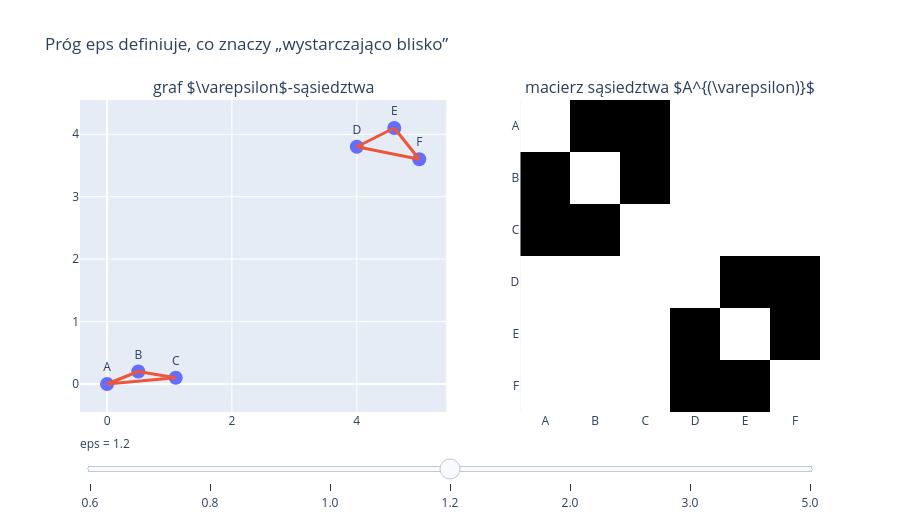
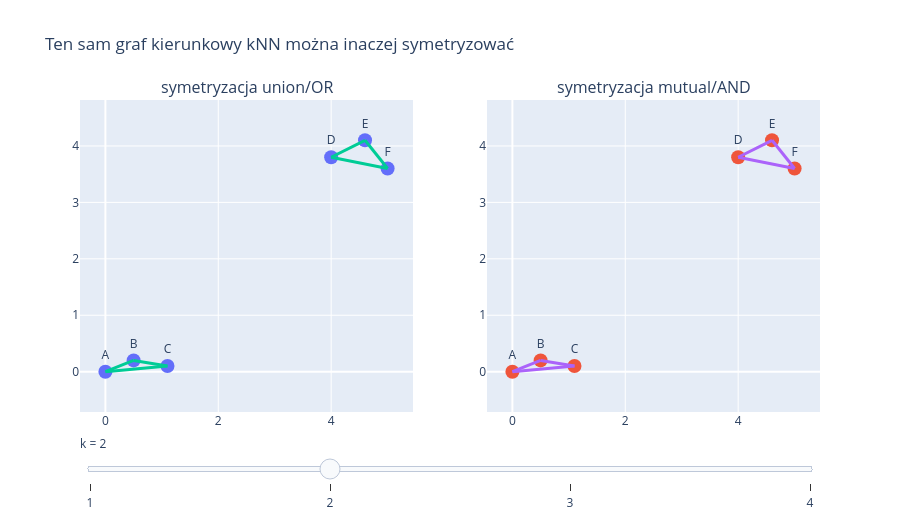

Notebook code cell kept with these figures, in order:
### Markdown cell above
## 7. Interaktywny panel: jak $\varepsilon$ i $k$ zmieniają graf?

To jest najlepszy moment na krótką demonstrację na żywo.

Pierwszy panel pokazuje graf $\varepsilon$-sąsiedztwa: przesuwamy próg $\varepsilon$ i obserwujemy, kiedy dwie lokalne grupy zaczynają się łączyć.

Drugi panel pokazuje graf kNN: zmieniamy $k$ i porównujemy symetryzację `union/OR` z `mutual/AND`.

Najważniejsze pytanie dla słuchaczy:

> czy parametr techniczny tylko „reguluje wykres”, czy faktycznie zmienia definicję lokalności?

### Code cell
import plotly.graph_objects as go
from plotly.subplots import make_subplots
from pathlib import Path

html_dir = Path('../html')
html_dir.mkdir(parents=True, exist_ok=True)

def edge_xy_for_plotly(X, A, directed=False):
    xs, ys = [], []
    n = A.shape[0]
    for i in range(n):
        for j in range(n):
            if i == j or A[i, j] == 0:
                continue
            if not directed and j <= i:
                continue
            xs.extend([X[i, 0], X[j, 0], None])
            ys.extend([X[i, 1], X[j, 1], None])
    return xs, ys

# Panel 1: epsilon-neighborhood -------------------------------------------------
eps_values = [0.6, 0.8, 1.0, 1.2, 2.0, 3.0, 5.0]
active_eps_idx = eps_values.index(1.2)

fig_eps = make_subplots(
    rows=1, cols=2,
    subplot_titles=('graf $\\varepsilon$-sąsiedztwa', 'macierz sąsiedztwa $A^{(\\varepsilon)}$'),
    specs=[[{'type': 'scatter'}, {'type': 'heatmap'}]],
    column_widths=[0.55, 0.45]
)

fig_eps.add_trace(
    go.Scatter(
        x=X[:, 0], y=X[:, 1], mode='markers+text', text=labels,
        textposition='top center', marker=dict(size=14), name='punkty', showlegend=False
    ),
    row=1, col=1
)

for idx, eps_value in enumerate(eps_values):
    A_eps = adjacency_eps(D, eps_value)
    xs, ys = edge_xy_for_plotly(X, A_eps, directed=False)
    visible = idx == active_eps_idx
    edge_count = int(A_eps.sum() // 2)
    fig_eps.add_trace(
        go.Scatter(
            x=xs, y=ys, mode='lines', name=f'krawędzie, eps={eps_value}',
            visible=visible, hoverinfo='skip', showlegend=False, line=dict(width=3)
        ),
        row=1, col=1
    )
    fig_eps.add_trace(
        go.Heatmap(
            z=A_eps, x=labels, y=labels, zmin=0, zmax=1,
            colorscale='Greys', showscale=False, visible=visible,
            hovertemplate='i=%{y}<br>j=%{x}<br>A=%{z}<extra></extra>'
        ),
        row=1, col=2
    )

steps = []
for idx, eps_value in enumerate(eps_values):
    A_eps = adjacency_eps(D, eps_value)
    edge_count = int(A_eps.sum() // 2)
    visible = [True] + [False] * (2 * len(eps_values))
    visible[1 + 2 * idx] = True
    visible[1 + 2 * idx + 1] = True
    steps.append(dict(
        method='update',
        label=str(eps_value),
        args=[{'visible': visible},
              {'title': f'Próg eps={eps_value}: liczba krawędzi={edge_count}'}]
    ))

fig_eps.update_layout(
    title='Próg eps definiuje, co znaczy „wystarczająco blisko”',
    sliders=[dict(active=active_eps_idx, currentvalue={'prefix': 'eps = '}, steps=steps)],
    height=520
)
fig_eps.update_xaxes(scaleanchor='y', scaleratio=1, row=1, col=1)
fig_eps.update_yaxes(autorange='reversed', row=1, col=2)
fig_eps.write_html(html_dir / '0_1_panel_eps_sasiedztwo.html', include_plotlyjs='cdn')
fig_eps.show()

# Panel 2: kNN union vs mutual ---------------------------------------------------
k_values = [1, 2, 3, 4]
active_k_idx = 1

fig_knn = make_subplots(
    rows=1, cols=2,
    subplot_titles=('symetryzacja union/OR', 'symetryzacja mutual/AND'),
    specs=[[{'type': 'scatter'}, {'type': 'scatter'}]],
    column_widths=[0.5, 0.5]
)

for col in [1, 2]:
    fig_knn.add_trace(
        go.Scatter(
            x=X[:, 0], y=X[:, 1], mode='markers+text', text=labels,
            textposition='top center', marker=dict(size=14), name='punkty', showlegend=False
        ),
        row=1, col=col
    )

for idx, k_value in enumerate(k_values):
    A_dir = knn_adjacency(D, k_value)
    A_union = sym_union(A_dir)
    A_mutual = sym_mutual(A_dir)
    visible = idx == active_k_idx
    for A_plot, col, variant in [(A_union, 1, 'union'), (A_mutual, 2, 'mutual')]:
        xs, ys = edge_xy_for_plotly(X, A_plot, directed=False)
        fig_knn.add_trace(
            go.Scatter(
                x=xs, y=ys, mode='lines', visible=visible,
                name=f'{variant}, k={k_value}', hoverinfo='skip', showlegend=False,
                line=dict(width=3)
            ),
            row=1, col=col
        )

steps = []
for idx, k_value in enumerate(k_values):
    A_dir = knn_adjacency(D, k_value)
    A_union = sym_union(A_dir)
    A_mutual = sym_mutual(A_dir)
    visible = [True, True] + [False] * (2 * len(k_values))
    visible[2 + 2 * idx] = True
    visible[2 + 2 * idx + 1] = True
    steps.append(dict(
        method='update',
        label=str(k_value),
        args=[{'visible': visible},
              {'title': f'k={k_value}: union ma {int(A_union.sum()//2)} krawędzi, mutual ma {int(A_mutual.sum()//2)} krawędzi'}]
    ))

fig_knn.update_layout(
    title='Ten sam graf kierunkowy kNN można inaczej symetryzować',
    sliders=[dict(active=active_k_idx, currentvalue={'prefix': 'k = '}, steps=steps)],
    height=520
)
fig_knn.update_xaxes(scaleanchor='y', scaleratio=1, row=1, col=1)
fig_knn.update_xaxes(scaleanchor='y2', scaleratio=1, row=1, col=2)
fig_knn.write_html(html_dir / '0_1_panel_knn_union_mutual.html', include_plotlyjs='cdn')
fig_knn.show()

### Figure 1 — Plotly figure (JSON) as saved in the notebook; plotly's stock layout.template omitted (floating-point values rounded to 4 significant figures)
{"data": [{"marker": {"size": 14}, "mode": "markers+text", "name": "punkty", "showlegend": false, "text": ["A", "B", "C", "D", "E", "F"], "textposition": "top center", "type": "scatter", "x": [0.0, 0.5, 1.1, 4.0, 4.6, 5.0], "xaxis": "x", "y": [0.0, 0.2, 0.1, 3.8, 4.1, 3.6], "yaxis": "y"}, {"hoverinfo": "skip", "line": {"width": 3}, "mode": "lines", "name": "krawędzie, eps=0.6", "showlegend": false, "type": "scatter", "visible": false, "x": [0.0, 0.5, null], "xaxis": "x", "y": [0.0, 0.2, null], "yaxis": "y"}, {"colorscale": [[0.0, "rgb(255,255,255)"], [0.125, "rgb(240,240,240)"], [0.25, "rgb(217,217,217)"], [0.375, "rgb(189,189,189)"], [0.5, "rgb(150,150,150)"], [0.625, "rgb(115,115,115)"], [0.75, "rgb(82,82,82)"], [0.875, "rgb(37,37,37)"], [1.0, "rgb(0,0,0)"]], "hovertemplate": "i=%{y}<br>j=%{x}<br>A=%{z}<extra></extra>", "showscale": false, "type": "heatmap", "visible": false, "x": ["A", "B", "C", "D", "E", "F"], "xaxis": "x2", "y": ["A", "B", "C", "D", "E", "F"], "yaxis": "y2", "z": [[0, 1, 0, 0, 0, 0], [1, 0, 0, 0, 0, 0], [0, 0, 0, 0, 0, 0], [0, 0, 0, 0, 0, 0], [0, 0, 0, 0, 0, 0], [0, 0, 0, 0, 0, 0]], "zmax": 1, "zmin": 0}, {"hoverinfo": "skip", "line": {"width": 3}, "mode": "lines", "name": "krawędzie, eps=0.8", "showlegend": false, "type": "scatter", "visible": false, "x": [0.0, 0.5, null, 0.5, 1.1, null, 4.0, 4.6, null, 4.6, 5.0, null], "xaxis": "x", "y": [0.0, 0.2, null, 0.2, 0.1, null, 3.8, 4.1, null, 4.1, 3.6, null], "yaxis": "y"}, {"colorscale": [[0.0, "rgb(255,255,255)"], [0.125, "rgb(240,240,240)"], [0.25, "rgb(217,217,217)"], [0.375, "rgb(189,189,189)"], [0.5, "rgb(150,150,150)"], [0.625, "rgb(115,115,115)"], [0.75, "rgb(82,82,82)"], [0.875, "rgb(37,37,37)"], [1.0, "rgb(0,0,0)"]], "hovertemplate": "i=%{y}<br>j=%{x}<br>A=%{z}<extra></extra>", "showscale": false, "type": "heatmap", "visible": false, "x": ["A", "B", "C", "D", "E", "F"], "xaxis": "x2", "y": ["A", "B", "C", "D", "E", "F"], "yaxis": "y2", "z": [[0, 1, 0, 0, 0, 0], [1, 0, 1, 0, 0, 0], [0, 1, 0, 0, 0, 0], [0, 0, 0, 0, 1, 0], [0, 0, 0, 1, 0, 1], [0, 0, 0, 0, 1, 0]], "zmax": 1, "zmin": 0}, {"hoverinfo": "skip", "line": {"width": 3}, "mode": "lines", "name": "krawędzie, eps=1.0", "showlegend": false, "type": "scatter", "visible": false, "x": [0.0, 0.5, null, 0.5, 1.1, null, 4.0, 4.6, null, 4.6, 5.0, null], "xaxis": "x", "y": [0.0, 0.2, null, 0.2, 0.1, null, 3.8, 4.1, null, 4.1, 3.6, null], "yaxis": "y"}, {"colorscale": [[0.0, "rgb(255,255,255)"], [0.125, "rgb(240,240,240)"], [0.25, "rgb(217,217,217)"], [0.375, "rgb(189,189,189)"], [0.5, "rgb(150,150,150)"], [0.625, "rgb(115,115,115)"], [0.75, "rgb(82,82,82)"], [0.875, "rgb(37,37,37)"], [1.0, "rgb(0,0,0)"]], "hovertemplate": "i=%{y}<br>j=%{x}<br>A=%{z}<extra></extra>", "showscale": false, "type": "heatmap", "visible": false, "x": ["A", "B", "C", "D", "E", "F"], "xaxis": "x2", "y": ["A", "B", "C", "D", "E", "F"], "yaxis": "y2", "z": [[0, 1, 0, 0, 0, 0], [1, 0, 1, 0, 0, 0], [0, 1, 0, 0, 0, 0], [0, 0, 0, 0, 1, 0], [0, 0, 0, 1, 0, 1], [0, 0, 0, 0, 1, 0]], "zmax": 1, "zmin": 0}, {"hoverinfo": "skip", "line": {"width": 3}, "mode": "lines", "name": "krawędzie, eps=1.2", "showlegend": false, "type": "scatter", "visible": true, "x": [0.0, 0.5, null, 0.0, 1.1, null, 0.5, 1.1, null, 4.0, 4.6, null, 4.0, 5.0, null, 4.6, 5.0, null], "xaxis": "x", "y": [0.0, 0.2, null, 0.0, 0.1, null, 0.2, 0.1, null, 3.8, 4.1, null, 3.8, 3.6, null, 4.1, 3.6, null], "yaxis": "y"}, {"colorscale": [[0.0, "rgb(255,255,255)"], [0.125, "rgb(240,240,240)"], [0.25, "rgb(217,217,217)"], [0.375, "rgb(189,189,189)"], [0.5, "rgb(150,150,150)"], [0.625, "rgb(115,115,115)"], [0.75, "rgb(82,82,82)"], [0.875, "rgb(37,37,37)"], [1.0, "rgb(0,0,0)"]], "hovertemplate": "i=%{y}<br>j=%{x}<br>A=%{z}<extra></extra>", "showscale": false, "type": "heatmap", "visible": true, "x": ["A", "B", "C", "D", "E", "F"], "xaxis": "x2", "y": ["A", "B", "C", "D", "E", "F"], "yaxis": "y2", "z": [[0, 1, 1, 0, 0, 0], [1, 0, 1, 0, 0, 0], [1, 1, 0, 0, 0, 0], [0, 0, 0, 0, 1, 1], [0, 0, 0, 1, 0, 1], [0, 0, 0, 1, 1, 0]], "zmax": 1, "zmin": 0}, {"hoverinfo": "skip", "line": {"width": 3}, "mode": "lines", "name": "krawędzie, eps=2.0", "showlegend": false, "type": "scatter", "visible": false, "x": [0.0, 0.5, null, 0.0, 1.1, null, 0.5, 1.1, null, 4.0, 4.6, null, 4.0, 5.0, null, 4.6, 5.0, null], "xaxis": "x", "y": [0.0, 0.2, null, 0.0, 0.1, null, 0.2, 0.1, null, 3.8, 4.1, null, 3.8, 3.6, null, 4.1, 3.6, null], "yaxis": "y"}, {"colorscale": [[0.0, "rgb(255,255,255)"], [0.125, "rgb(240,240,240)"], [0.25, "rgb(217,217,217)"], [0.375, "rgb(189,189,189)"], [0.5, "rgb(150,150,150)"], [0.625, "rgb(115,115,115)"], [0.75, "rgb(82,82,82)"], [0.875, "rgb(37,37,37)"], [1.0, "rgb(0,0,0)"]], "hovertemplate": "i=%{y}<br>j=%{x}<br>A=%{z}<extra></extra>", "showscale": false, "type": "heatmap", "visible": false, "x": ["A", "B", "C", "D", "E", "F"], "xaxis": "x2", "y": ["A", "B", "C", "D", "E", "F"], "yaxis": "y2", "z": [[0, 1, 1, 0, 0, 0], [1, 0, 1, 0, 0, 0], [1, 1, 0, 0, 0, 0], [0, 0, 0, 0, 1, 1], [0, 0, 0, 1, 0, 1], [0, 0, 0, 1, 1, 0]], "zmax": 1, "zmin": 0}, {"hoverinfo": "skip", "line": {"width": 3}, "mode": "lines", "name": "krawędzie, eps=3.0", "showlegend": false, "type": "scatter", "visible": false, "x": [0.0, 0.5, null, 0.0, 1.1, null, 0.5, 1.1, null, 4.0, 4.6, null, 4.0, 5.0, null, 4.6, 5.0, null], "xaxis": "x", "y": [0.0, 0.2, null, 0.0, 0.1, null, 0.2, 0.1, null, 3.8, 4.1, null, 3.8, 3.6, null, 4.1, 3.6, null], "yaxis": "y"}, {"colorscale": [[0.0, "rgb(255,255,255)"], [0.125, "rgb(240,240,240)"], [0.25, "rgb(217,217,217)"], [0.375, "rgb(189,189,189)"], [0.5, "rgb(150,150,150)"], [0.625, "rgb(115,115,115)"], [0.75, "rgb(82,82,82)"], [0.875, "rgb(37,37,37)"], [1.0, "rgb(0,0,0)"]], "hovertemplate": "i=%{y}<br>j=%{x}<br>A=%{z}<extra></extra>", "showscale": false, "type": "heatmap", "visible": false, "x": ["A", "B", "C", "D", "E", "F"], "xaxis": "x2", "y": ["A", "B", "C", "D", "E", "F"], "yaxis": "y2", "z": [[0, 1, 1, 0, 0, 0], [1, 0, 1, 0, 0, 0], [1, 1, 0, 0, 0, 0], [0, 0, 0, 0, 1, 1], [0, 0, 0, 1, 0, 1], [0, 0, 0, 1, 1, 0]], "zmax": 1, "zmin": 0}, {"hoverinfo": "skip", "line": {"width": 3}, "mode": "lines", "name": "krawędzie, eps=5.0", "showlegend": false, "type": "scatter", "visible": false, "x": [0.0, 0.5, null, 0.0, 1.1, null, 0.5, 1.1, null, 1.1, 4.0, null, 4.0, 4.6, null, 4.0, 5.0, null, 4.6, 5.0, null], "xaxis": "x", "y": [0.0, 0.2, null, 0.0, 0.1, null, 0.2, 0.1, null, 0.1, 3.8, null, 3.8, 4.1, null, 3.8, 3.6, null, 4.1, 3.6, null], "yaxis": "y"}, {"colorscale": [[0.0, "rgb(255,255,255)"], [0.125, "rgb(240,240,240)"], [0.25, "rgb(217,217,217)"], [0.375, "rgb(189,189,189)"], [0.5, "rgb(150,150,150)"], [0.625, "rgb(115,115,115)"], [0.75, "rgb(82,82,82)"], [0.875, "rgb(37,37,37)"], [1.0, "rgb(0,0,0)"]], "hovertemplate": "i=%{y}<br>j=%{x}<br>A=%{z}<extra></extra>", "showscale": false, "type": "heatmap", "visible": false, "x": ["A", "B", "C", "D", "E", "F"], "xaxis": "x2", "y": ["A", "B", "C", "D", "E", "F"], "yaxis": "y2", "z": [[0, 1, 1, 0, 0, 0], [1, 0, 1, 0, 0, 0], [1, 1, 0, 1, 0, 0], [0, 0, 1, 0, 1, 1], [0, 0, 0, 1, 0, 1], [0, 0, 0, 1, 1, 0]], "zmax": 1, "zmin": 0}], "layout": {"annotations": [{"font": {"size": 16}, "showarrow": false, "text": "graf $\\varepsilon$-sąsiedztwa", "x": 0.2475, "xanchor": "center", "xref": "paper", "y": 1.0, "yanchor": "bottom", "yref": "paper"}, {"font": {"size": 16}, "showarrow": false, "text": "macierz sąsiedztwa $A^{(\\varepsilon)}$", "x": 0.7975, "xanchor": "center", "xref": "paper", "y": 1.0, "yanchor": "bottom", "yref": "paper"}], "height": 520, "sliders": [{"active": 3, "currentvalue": {"prefix": "eps = "}, "steps": [{"args": [{"visible": [true, true, true, false, false, false, false, false, false, false, false, false, false, false, false]}, {"title": "Próg eps=0.6: liczba krawędzi=1"}], "label": "0.6", "method": "update"}, {"args": [{"visible": [true, false, false, true, true, false, false, false, false, false, false, false, false, false, false]}, {"title": "Próg eps=0.8: liczba krawędzi=4"}], "label": "0.8", "method": "update"}, {"args": [{"visible": [true, false, false, false, false, true, true, false, false, false, false, false, false, false, false]}, {"title": "Próg eps=1.0: liczba krawędzi=4"}], "label": "1.0", "method": "update"}, {"args": [{"visible": [true, false, false, false, false, false, false, true, true, false, false, false, false, false, false]}, {"title": "Próg eps=1.2: liczba krawędzi=6"}], "label": "1.2", "method": "update"}, {"args": [{"visible": [true, false, false, false, false, false, false, false, false, true, true, false, false, false, false]}, {"title": "Próg eps=2.0: liczba krawędzi=6"}], "label": "2.0", "method": "update"}, {"args": [{"visible": [true, false, false, false, false, false, false, false, false, false, false, true, true, false, false]}, {"title": "Próg eps=3.0: liczba krawędzi=6"}], "label": "3.0", "method": "update"}, {"args": [{"visible": [true, false, false, false, false, false, false, false, false, false, false, false, false, true, true]}, {"title": "Próg eps=5.0: liczba krawędzi=7"}], "label": "5.0", "method": "update"}]}], "title": {"text": "Próg eps definiuje, co znaczy „wystarczająco blisko”"}, "xaxis": {"anchor": "y", "domain": [0.0, 0.495], "scaleanchor": "y", "scaleratio": 1}, "xaxis2": {"anchor": "y2", "domain": [0.595, 1.0]}, "yaxis": {"anchor": "x", "domain": [0.0, 1.0]}, "yaxis2": {"anchor": "x2", "autorange": "reversed", "domain": [0.0, 1.0]}}}

### Figure 2 — Plotly figure (JSON) as saved in the notebook; plotly's stock layout.template omitted (floating-point values rounded to 4 significant figures)
{"data": [{"marker": {"size": 14}, "mode": "markers+text", "name": "punkty", "showlegend": false, "text": ["A", "B", "C", "D", "E", "F"], "textposition": "top center", "type": "scatter", "x": [0.0, 0.5, 1.1, 4.0, 4.6, 5.0], "xaxis": "x", "y": [0.0, 0.2, 0.1, 3.8, 4.1, 3.6], "yaxis": "y"}, {"marker": {"size": 14}, "mode": "markers+text", "name": "punkty", "showlegend": false, "text": ["A", "B", "C", "D", "E", "F"], "textposition": "top center", "type": "scatter", "x": [0.0, 0.5, 1.1, 4.0, 4.6, 5.0], "xaxis": "x2", "y": [0.0, 0.2, 0.1, 3.8, 4.1, 3.6], "yaxis": "y2"}, {"hoverinfo": "skip", "line": {"width": 3}, "mode": "lines", "name": "union, k=1", "showlegend": false, "type": "scatter", "visible": false, "x": [0.0, 0.5, null, 0.5, 1.1, null, 4.0, 4.6, null, 4.6, 5.0, null], "xaxis": "x", "y": [0.0, 0.2, null, 0.2, 0.1, null, 3.8, 4.1, null, 4.1, 3.6, null], "yaxis": "y"}, {"hoverinfo": "skip", "line": {"width": 3}, "mode": "lines", "name": "mutual, k=1", "showlegend": false, "type": "scatter", "visible": false, "x": [0.0, 0.5, null, 4.6, 5.0, null], "xaxis": "x2", "y": [0.0, 0.2, null, 4.1, 3.6, null], "yaxis": "y2"}, {"hoverinfo": "skip", "line": {"width": 3}, "mode": "lines", "name": "union, k=2", "showlegend": false, "type": "scatter", "visible": true, "x": [0.0, 0.5, null, 0.0, 1.1, null, 0.5, 1.1, null, 4.0, 4.6, null, 4.0, 5.0, null, 4.6, 5.0, null], "xaxis": "x", "y": [0.0, 0.2, null, 0.0, 0.1, null, 0.2, 0.1, null, 3.8, 4.1, null, 3.8, 3.6, null, 4.1, 3.6, null], "yaxis": "y"}, {"hoverinfo": "skip", "line": {"width": 3}, "mode": "lines", "name": "mutual, k=2", "showlegend": false, "type": "scatter", "visible": true, "x": [0.0, 0.5, null, 0.0, 1.1, null, 0.5, 1.1, null, 4.0, 4.6, null, 4.0, 5.0, null, 4.6, 5.0, null], "xaxis": "x2", "y": [0.0, 0.2, null, 0.0, 0.1, null, 0.2, 0.1, null, 3.8, 4.1, null, 3.8, 3.6, null, 4.1, 3.6, null], "yaxis": "y2"}, {"hoverinfo": "skip", "line": {"width": 3}, "mode": "lines", "name": "union, k=3", "showlegend": false, "type": "scatter", "visible": false, "x": [0.0, 0.5, null, 0.0, 1.1, null, 0.0, 4.0, null, 0.5, 1.1, null, 0.5, 4.0, null, 1.1, 4.0, null, 1.1, 4.6, null, 1.1, 5.0, null, 4.0, 4.6, null, 4.0, 5.0, null, 4.6, 5.0, null], "xaxis": "x", "y": [0.0, 0.2, null, 0.0, 0.1, null, 0.0, 3.8, null, 0.2, 0.1, null, 0.2, 3.8, null, 0.1, 3.8, null, 0.1, 4.1, null, 0.1, 3.6, null, 3.8, 4.1, null, 3.8, 3.6, null, 4.1, 3.6, null], "yaxis": "y"}, {"hoverinfo": "skip", "line": {"width": 3}, "mode": "lines", "name": "mutual, k=3", "showlegend": false, "type": "scatter", "visible": false, "x": [0.0, 0.5, null, 0.0, 1.1, null, 0.5, 1.1, null, 1.1, 4.0, null, 4.0, 4.6, null, 4.0, 5.0, null, 4.6, 5.0, null], "xaxis": "x2", "y": [0.0, 0.2, null, 0.0, 0.1, null, 0.2, 0.1, null, 0.1, 3.8, null, 3.8, 4.1, null, 3.8, 3.6, null, 4.1, 3.6, null], "yaxis": "y2"}, {"hoverinfo": "skip", "line": {"width": 3}, "mode": "lines", "name": "union, k=4", "showlegend": false, "type": "scatter", "visible": false, "x": [0.0, 0.5, null, 0.0, 1.1, null, 0.0, 4.0, null, 0.0, 5.0, null, 0.5, 1.1, null, 0.5, 4.0, null, 0.5, 4.6, null, 0.5, 5.0, null, 1.1, 4.0, null, 1.1, 4.6, null, 1.1, 5.0, null, 4.0, 4.6, null, 4.0, 5.0, null, 4.6, 5.0, null], "xaxis": "x", "y": [0.0, 0.2, null, 0.0, 0.1, null, 0.0, 3.8, null, 0.0, 3.6, null, 0.2, 0.1, null, 0.2, 3.8, null, 0.2, 4.1, null, 0.2, 3.6, null, 0.1, 3.8, null, 0.1, 4.1, null, 0.1, 3.6, null, 3.8, 4.1, null, 3.8, 3.6, null, 4.1, 3.6, null], "yaxis": "y"}, {"hoverinfo": "skip", "line": {"width": 3}, "mode": "lines", "name": "mutual, k=4", "showlegend": false, "type": "scatter", "visible": false, "x": [0.0, 0.5, null, 0.0, 1.1, null, 0.5, 1.1, null, 0.5, 4.0, null, 0.5, 5.0, null, 1.1, 4.0, null, 1.1, 5.0, null, 4.0, 4.6, null, 4.0, 5.0, null, 4.6, 5.0, null], "xaxis": "x2", "y": [0.0, 0.2, null, 0.0, 0.1, null, 0.2, 0.1, null, 0.2, 3.8, null, 0.2, 3.6, null, 0.1, 3.8, null, 0.1, 3.6, null, 3.8, 4.1, null, 3.8, 3.6, null, 4.1, 3.6, null], "yaxis": "y2"}], "layout": {"annotations": [{"font": {"size": 16}, "showarrow": false, "text": "symetryzacja union/OR", "x": 0.225, "xanchor": "center", "xref": "paper", "y": 1.0, "yanchor": "bottom", "yref": "paper"}, {"font": {"size": 16}, "showarrow": false, "text": "symetryzacja mutual/AND", "x": 0.775, "xanchor": "center", "xref": "paper", "y": 1.0, "yanchor": "bottom", "yref": "paper"}], "height": 520, "sliders": [{"active": 1, "currentvalue": {"prefix": "k = "}, "steps": [{"args": [{"visible": [true, true, true, true, false, false, false, false, false, false]}, {"title": "k=1: union ma 4 krawędzi, mutual ma 2 krawędzi"}], "label": "1", "method": "update"}, {"args": [{"visible": [true, true, false, false, true, true, false, false, false, false]}, {"title": "k=2: union ma 6 krawędzi, mutual ma 6 krawędzi"}], "label": "2", "method": "update"}, {"args": [{"visible": [true, true, false, false, false, false, true, true, false, false]}, {"title": "k=3: union ma 11 krawędzi, mutual ma 7 krawędzi"}], "label": "3", "method": "update"}, {"args": [{"visible": [true, true, false, false, false, false, false, false, true, true]}, {"title": "k=4: union ma 14 krawędzi, mutual ma 10 krawędzi"}], "label": "4", "method": "update"}]}], "title": {"text": "Ten sam graf kierunkowy kNN można inaczej symetryzować"}, "xaxis": {"anchor": "y", "domain": [0.0, 0.45], "scaleanchor": "y", "scaleratio": 1}, "xaxis2": {"anchor": "y2", "domain": [0.55, 1.0], "scaleanchor": "y2", "scaleratio": 1}, "yaxis": {"anchor": "x", "domain": [0.0, 1.0]}, "yaxis2": {"anchor": "x2", "domain": [0.0, 1.0]}}}
